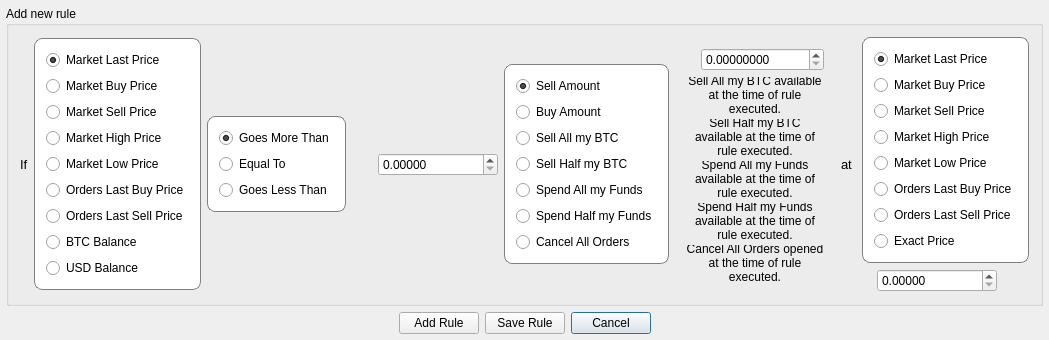
<?xml version="1.0" encoding="UTF-8"?>
<ui version="4.0">
 <class>AddRuleWindow</class>
 <widget class="QDialog" name="AddRuleWindow">
  <property name="windowModality">
   <enum>Qt::ApplicationModal</enum>
  </property>
  <property name="geometry">
   <rect>
    <x>0</x>
    <y>0</y>
    <width>1024</width>
    <height>329</height>
   </rect>
  </property>
  <property name="windowTitle">
   <string>Qt Bitcoin Trader</string>
  </property>
  <property name="sizeGripEnabled">
   <bool>false</bool>
  </property>
  <property name="modal">
   <bool>true</bool>
  </property>
  <layout class="QGridLayout" name="gridLayout_4">
   <property name="margin">
    <number>6</number>
   </property>
   <item row="1" column="3">
    <widget class="QPushButton" name="buttonCancel">
     <property name="accessibleName">
      <string>TRCANCEL</string>
     </property>
     <property name="text">
      <string>Cancel</string>
     </property>
    </widget>
   </item>
   <item row="1" column="4">
    <spacer name="horizontalSpacer_2">
     <property name="orientation">
      <enum>Qt::Horizontal</enum>
     </property>
     <property name="sizeHint" stdset="0">
      <size>
       <width>40</width>
       <height>20</height>
      </size>
     </property>
    </spacer>
   </item>
   <item row="1" column="1">
    <widget class="QPushButton" name="buttonAddRule">
     <property name="accessibleName">
      <string>ADD_RULE</string>
     </property>
     <property name="text">
      <string>Add Rule</string>
     </property>
    </widget>
   </item>
   <item row="1" column="0">
    <spacer name="horizontalSpacer">
     <property name="orientation">
      <enum>Qt::Horizontal</enum>
     </property>
     <property name="sizeHint" stdset="0">
      <size>
       <width>40</width>
       <height>20</height>
      </size>
     </property>
    </spacer>
   </item>
   <item row="0" column="0" colspan="5">
    <widget class="QGroupBox" name="addNewRuleGroupbox">
     <property name="accessibleName">
      <string>ADD_NEW_RULE</string>
     </property>
     <property name="title">
      <string>Add new rule</string>
     </property>
     <layout class="QGridLayout" name="gridLayout_3">
      <item row="0" column="1">
       <widget class="QGroupBox" name="groupBox">
        <property name="sizePolicy">
         <sizepolicy hsizetype="Expanding" vsizetype="Maximum">
          <horstretch>0</horstretch>
          <verstretch>0</verstretch>
         </sizepolicy>
        </property>
        <property name="styleSheet">
         <string notr="true">QGroupBox {background: white; border-radius: 8px; border: 1px solid gray;}</string>
        </property>
        <property name="title">
         <string/>
        </property>
        <layout class="QVBoxLayout" name="verticalLayout">
         <item>
          <widget class="QRadioButton" name="checkLastPrice">
           <property name="accessibleName">
            <string>TR00057</string>
           </property>
           <property name="text">
            <string>Market Last Price</string>
           </property>
           <property name="checked">
            <bool>true</bool>
           </property>
          </widget>
         </item>
         <item>
          <widget class="QRadioButton" name="checkMarketBuy">
           <property name="accessibleName">
            <string>TR00058</string>
           </property>
           <property name="text">
            <string>Market Buy Price</string>
           </property>
          </widget>
         </item>
         <item>
          <widget class="QRadioButton" name="checkMarketSell">
           <property name="accessibleName">
            <string>TR00059</string>
           </property>
           <property name="text">
            <string>Market Sell Price</string>
           </property>
          </widget>
         </item>
         <item>
          <widget class="QRadioButton" name="checkMarketHigh">
           <property name="accessibleName">
            <string>TR00060</string>
           </property>
           <property name="text">
            <string>Market High Price</string>
           </property>
          </widget>
         </item>
         <item>
          <widget class="QRadioButton" name="checkMarketLow">
           <property name="accessibleName">
            <string>TR00061</string>
           </property>
           <property name="text">
            <string>Market Low Price</string>
           </property>
          </widget>
         </item>
         <item>
          <widget class="QRadioButton" name="checkOrdersLastBuyPrice">
           <property name="accessibleName">
            <string>TR00062</string>
           </property>
           <property name="text">
            <string>Orders Last Buy Price</string>
           </property>
          </widget>
         </item>
         <item>
          <widget class="QRadioButton" name="checkOrdersLastSellPrice">
           <property name="accessibleName">
            <string>TR00063</string>
           </property>
           <property name="text">
            <string>Orders Last Sell Price</string>
           </property>
          </widget>
         </item>
         <item>
          <widget class="QRadioButton" name="checkBtcBalance">
           <property name="accessibleName">
            <string/>
           </property>
           <property name="text">
            <string>BTC Balance</string>
           </property>
          </widget>
         </item>
         <item>
          <widget class="QRadioButton" name="checkUsdBalance">
           <property name="accessibleName">
            <string/>
           </property>
           <property name="text">
            <string>USD Balance</string>
           </property>
          </widget>
         </item>
        </layout>
       </widget>
      </item>
      <item row="0" column="2">
       <widget class="QGroupBox" name="groupBox_3">
        <property name="sizePolicy">
         <sizepolicy hsizetype="Expanding" vsizetype="Maximum">
          <horstretch>0</horstretch>
          <verstretch>0</verstretch>
         </sizepolicy>
        </property>
        <property name="styleSheet">
         <string notr="true">QGroupBox {background: white; border-radius: 8px; border: 1px solid gray;}</string>
        </property>
        <property name="title">
         <string/>
        </property>
        <layout class="QVBoxLayout" name="verticalLayout_2">
         <item>
          <widget class="QRadioButton" name="checkGoesAbove">
           <property name="accessibleName">
            <string>TR00065</string>
           </property>
           <property name="text">
            <string>Goes More Than</string>
           </property>
           <property name="checked">
            <bool>true</bool>
           </property>
          </widget>
         </item>
         <item>
          <widget class="QRadioButton" name="checkEqual">
           <property name="accessibleName">
            <string>TR00066</string>
           </property>
           <property name="text">
            <string>Equal To</string>
           </property>
          </widget>
         </item>
         <item>
          <widget class="QRadioButton" name="checkGoesBelow">
           <property name="accessibleName">
            <string>TR00067</string>
           </property>
           <property name="text">
            <string>Goes Less Than</string>
           </property>
          </widget>
         </item>
        </layout>
       </widget>
      </item>
      <item row="0" column="5">
       <widget class="QWidget" name="widget" native="true">
        <property name="sizePolicy">
         <sizepolicy hsizetype="Expanding" vsizetype="Expanding">
          <horstretch>0</horstretch>
          <verstretch>0</verstretch>
         </sizepolicy>
        </property>
        <property name="minimumSize">
         <size>
          <width>160</width>
          <height>0</height>
         </size>
        </property>
        <property name="maximumSize">
         <size>
          <width>16777215</width>
          <height>16777215</height>
         </size>
        </property>
        <property name="styleSheet">
         <string notr="true"/>
        </property>
        <layout class="QGridLayout" name="gridLayout">
         <item row="0" column="0">
          <widget class="QLabel" name="btcLabel">
           <property name="sizePolicy">
            <sizepolicy hsizetype="Maximum" vsizetype="Preferred">
             <horstretch>0</horstretch>
             <verstretch>0</verstretch>
            </sizepolicy>
           </property>
           <property name="font">
            <font>
             <pointsize>11</pointsize>
             <weight>50</weight>
             <bold>false</bold>
            </font>
           </property>
           <property name="accessibleDescription">
            <string>BTC_ICON</string>
           </property>
           <property name="styleSheet">
            <string notr="true">color: #996515</string>
           </property>
           <property name="text">
            <string/>
           </property>
           <property name="alignment">
            <set>Qt::AlignCenter</set>
           </property>
          </widget>
         </item>
         <item row="0" column="1">
          <widget class="QDoubleSpinBox" name="btcValue">
           <property name="sizePolicy">
            <sizepolicy hsizetype="Minimum" vsizetype="Fixed">
             <horstretch>0</horstretch>
             <verstretch>0</verstretch>
            </sizepolicy>
           </property>
           <property name="minimumSize">
            <size>
             <width>120</width>
             <height>0</height>
            </size>
           </property>
           <property name="accessibleName">
            <string>BTC</string>
           </property>
           <property name="accessibleDescription">
            <string>CAN_BE_ZERO</string>
           </property>
           <property name="prefix">
            <string/>
           </property>
           <property name="decimals">
            <number>8</number>
           </property>
           <property name="minimum">
            <double>0.000000000000000</double>
           </property>
           <property name="maximum">
            <double>999999999.000000000000000</double>
           </property>
           <property name="singleStep">
            <double>0.100000000000000</double>
           </property>
          </widget>
         </item>
         <item row="1" column="0" colspan="2">
          <widget class="QLabel" name="labelSellAll">
           <property name="sizePolicy">
            <sizepolicy hsizetype="Expanding" vsizetype="Preferred">
             <horstretch>0</horstretch>
             <verstretch>0</verstretch>
            </sizepolicy>
           </property>
           <property name="minimumSize">
            <size>
             <width>0</width>
             <height>0</height>
            </size>
           </property>
           <property name="maximumSize">
            <size>
             <width>150</width>
             <height>16777215</height>
            </size>
           </property>
           <property name="accessibleName">
            <string>TR00076</string>
           </property>
           <property name="text">
            <string>Sell All my BTC available at the time of rule executed.</string>
           </property>
           <property name="alignment">
            <set>Qt::AlignCenter</set>
           </property>
           <property name="wordWrap">
            <bool>true</bool>
           </property>
          </widget>
         </item>
         <item row="2" column="0" colspan="2">
          <widget class="QLabel" name="labelSellHalf">
           <property name="sizePolicy">
            <sizepolicy hsizetype="Expanding" vsizetype="Preferred">
             <horstretch>0</horstretch>
             <verstretch>0</verstretch>
            </sizepolicy>
           </property>
           <property name="minimumSize">
            <size>
             <width>0</width>
             <height>0</height>
            </size>
           </property>
           <property name="maximumSize">
            <size>
             <width>150</width>
             <height>16777215</height>
            </size>
           </property>
           <property name="accessibleName">
            <string>TR00077</string>
           </property>
           <property name="text">
            <string>Sell Half my BTC available at the time of rule executed.</string>
           </property>
           <property name="alignment">
            <set>Qt::AlignCenter</set>
           </property>
           <property name="wordWrap">
            <bool>true</bool>
           </property>
          </widget>
         </item>
         <item row="3" column="0" colspan="2">
          <widget class="QLabel" name="labelSpendAll">
           <property name="sizePolicy">
            <sizepolicy hsizetype="Expanding" vsizetype="Preferred">
             <horstretch>0</horstretch>
             <verstretch>0</verstretch>
            </sizepolicy>
           </property>
           <property name="minimumSize">
            <size>
             <width>0</width>
             <height>0</height>
            </size>
           </property>
           <property name="maximumSize">
            <size>
             <width>150</width>
             <height>16777215</height>
            </size>
           </property>
           <property name="accessibleName">
            <string>TR00078</string>
           </property>
           <property name="text">
            <string>Spend All my Funds available at the time of rule executed.</string>
           </property>
           <property name="alignment">
            <set>Qt::AlignCenter</set>
           </property>
           <property name="wordWrap">
            <bool>true</bool>
           </property>
          </widget>
         </item>
         <item row="4" column="0" colspan="2">
          <widget class="QLabel" name="labelSpendHalf">
           <property name="sizePolicy">
            <sizepolicy hsizetype="Expanding" vsizetype="Preferred">
             <horstretch>0</horstretch>
             <verstretch>0</verstretch>
            </sizepolicy>
           </property>
           <property name="minimumSize">
            <size>
             <width>0</width>
             <height>0</height>
            </size>
           </property>
           <property name="maximumSize">
            <size>
             <width>150</width>
             <height>16777215</height>
            </size>
           </property>
           <property name="accessibleName">
            <string>TR00079</string>
           </property>
           <property name="text">
            <string>Spend Half my Funds available at the time of rule executed.</string>
           </property>
           <property name="alignment">
            <set>Qt::AlignCenter</set>
           </property>
           <property name="wordWrap">
            <bool>true</bool>
           </property>
          </widget>
         </item>
         <item row="5" column="0" colspan="2">
          <widget class="QLabel" name="labelCancelAllOrders">
           <property name="sizePolicy">
            <sizepolicy hsizetype="Expanding" vsizetype="Preferred">
             <horstretch>0</horstretch>
             <verstretch>0</verstretch>
            </sizepolicy>
           </property>
           <property name="minimumSize">
            <size>
             <width>0</width>
             <height>0</height>
            </size>
           </property>
           <property name="maximumSize">
            <size>
             <width>150</width>
             <height>16777215</height>
            </size>
           </property>
           <property name="accessibleName">
            <string>TR00080</string>
           </property>
           <property name="text">
            <string>Cancel All Orders opened at the time of rule executed.</string>
           </property>
           <property name="alignment">
            <set>Qt::AlignCenter</set>
           </property>
           <property name="wordWrap">
            <bool>true</bool>
           </property>
          </widget>
         </item>
        </layout>
       </widget>
      </item>
      <item row="0" column="4">
       <widget class="QGroupBox" name="groupBox_2">
        <property name="sizePolicy">
         <sizepolicy hsizetype="Preferred" vsizetype="Maximum">
          <horstretch>0</horstretch>
          <verstretch>0</verstretch>
         </sizepolicy>
        </property>
        <property name="styleSheet">
         <string notr="true">QGroupBox {background: white; border-radius: 8px; border: 1px solid gray;}</string>
        </property>
        <property name="title">
         <string/>
        </property>
        <layout class="QVBoxLayout" name="verticalLayout_3">
         <item>
          <widget class="QRadioButton" name="checkSellAmount">
           <property name="sizePolicy">
            <sizepolicy hsizetype="Preferred" vsizetype="Fixed">
             <horstretch>0</horstretch>
             <verstretch>0</verstretch>
            </sizepolicy>
           </property>
           <property name="accessibleName">
            <string>TR00069</string>
           </property>
           <property name="text">
            <string>Sell Amount</string>
           </property>
           <property name="checked">
            <bool>true</bool>
           </property>
          </widget>
         </item>
         <item>
          <widget class="QRadioButton" name="checkBuyAmount">
           <property name="sizePolicy">
            <sizepolicy hsizetype="Preferred" vsizetype="Fixed">
             <horstretch>0</horstretch>
             <verstretch>0</verstretch>
            </sizepolicy>
           </property>
           <property name="accessibleName">
            <string>TR00070</string>
           </property>
           <property name="text">
            <string>Buy Amount</string>
           </property>
          </widget>
         </item>
         <item>
          <widget class="QRadioButton" name="checkSellAllIn">
           <property name="sizePolicy">
            <sizepolicy hsizetype="Preferred" vsizetype="Fixed">
             <horstretch>0</horstretch>
             <verstretch>0</verstretch>
            </sizepolicy>
           </property>
           <property name="accessibleName">
            <string>TR00071</string>
           </property>
           <property name="text">
            <string>Sell All my BTC</string>
           </property>
          </widget>
         </item>
         <item>
          <widget class="QRadioButton" name="checkSellHalfIn">
           <property name="sizePolicy">
            <sizepolicy hsizetype="Preferred" vsizetype="Fixed">
             <horstretch>0</horstretch>
             <verstretch>0</verstretch>
            </sizepolicy>
           </property>
           <property name="accessibleName">
            <string>TR00072</string>
           </property>
           <property name="text">
            <string>Sell Half my BTC</string>
           </property>
          </widget>
         </item>
         <item>
          <widget class="QRadioButton" name="checkBuyAllIn">
           <property name="sizePolicy">
            <sizepolicy hsizetype="Preferred" vsizetype="Fixed">
             <horstretch>0</horstretch>
             <verstretch>0</verstretch>
            </sizepolicy>
           </property>
           <property name="accessibleName">
            <string>TR00073</string>
           </property>
           <property name="text">
            <string>Spend All my Funds</string>
           </property>
          </widget>
         </item>
         <item>
          <widget class="QRadioButton" name="checkBuyHalfIn">
           <property name="sizePolicy">
            <sizepolicy hsizetype="Preferred" vsizetype="Fixed">
             <horstretch>0</horstretch>
             <verstretch>0</verstretch>
            </sizepolicy>
           </property>
           <property name="accessibleName">
            <string>TR00074</string>
           </property>
           <property name="text">
            <string>Spend Half my Funds</string>
           </property>
          </widget>
         </item>
         <item>
          <widget class="QRadioButton" name="checkCancelAllOrders">
           <property name="sizePolicy">
            <sizepolicy hsizetype="Preferred" vsizetype="Fixed">
             <horstretch>0</horstretch>
             <verstretch>0</verstretch>
            </sizepolicy>
           </property>
           <property name="accessibleName">
            <string>TR00075</string>
           </property>
           <property name="text">
            <string>Cancel All Orders</string>
           </property>
          </widget>
         </item>
        </layout>
       </widget>
      </item>
      <item row="0" column="0">
       <widget class="QLabel" name="label">
        <property name="sizePolicy">
         <sizepolicy hsizetype="Maximum" vsizetype="Maximum">
          <horstretch>0</horstretch>
          <verstretch>0</verstretch>
         </sizepolicy>
        </property>
        <property name="font">
         <font>
          <pointsize>10</pointsize>
          <weight>50</weight>
          <bold>false</bold>
         </font>
        </property>
        <property name="accessibleName">
         <string>TR00056</string>
        </property>
        <property name="text">
         <string>If</string>
        </property>
       </widget>
      </item>
      <item row="0" column="6">
       <widget class="QWidget" name="sellBack" native="true">
        <property name="sizePolicy">
         <sizepolicy hsizetype="Preferred" vsizetype="Maximum">
          <horstretch>0</horstretch>
          <verstretch>0</verstretch>
         </sizepolicy>
        </property>
        <layout class="QGridLayout" name="gridLayout_5">
         <property name="margin">
          <number>0</number>
         </property>
         <item row="0" column="0">
          <widget class="QLabel" name="label_4">
           <property name="sizePolicy">
            <sizepolicy hsizetype="Maximum" vsizetype="Maximum">
             <horstretch>0</horstretch>
             <verstretch>0</verstretch>
            </sizepolicy>
           </property>
           <property name="font">
            <font>
             <pointsize>10</pointsize>
             <weight>50</weight>
             <bold>false</bold>
            </font>
           </property>
           <property name="accessibleName">
            <string>TR00081</string>
           </property>
           <property name="styleSheet">
            <string notr="true">QLabel {color: black;} QLabel:disabled {color: gray;}</string>
           </property>
           <property name="text">
            <string>at </string>
           </property>
          </widget>
         </item>
         <item row="0" column="1">
          <layout class="QGridLayout" name="gridLayout_2">
           <item row="1" column="1">
            <widget class="QDoubleSpinBox" name="exactPriceValue">
             <property name="enabled">
              <bool>true</bool>
             </property>
             <property name="sizePolicy">
              <sizepolicy hsizetype="Minimum" vsizetype="Fixed">
               <horstretch>0</horstretch>
               <verstretch>0</verstretch>
              </sizepolicy>
             </property>
             <property name="minimumSize">
              <size>
               <width>120</width>
               <height>0</height>
              </size>
             </property>
             <property name="accessibleName">
              <string>PRICE</string>
             </property>
             <property name="accessibleDescription">
              <string>CAN_BE_ZERO</string>
             </property>
             <property name="styleSheet">
              <string notr="true"/>
             </property>
             <property name="prefix">
              <string/>
             </property>
             <property name="decimals">
              <number>5</number>
             </property>
             <property name="minimum">
              <double>0.000000000000000</double>
             </property>
             <property name="maximum">
              <double>999999999.000000000000000</double>
             </property>
             <property name="singleStep">
              <double>0.010000000000000</double>
             </property>
            </widget>
           </item>
           <item row="1" column="0">
            <widget class="QLabel" name="label_53">
             <property name="sizePolicy">
              <sizepolicy hsizetype="Maximum" vsizetype="Preferred">
               <horstretch>0</horstretch>
               <verstretch>0</verstretch>
              </sizepolicy>
             </property>
             <property name="font">
              <font>
               <pointsize>11</pointsize>
               <weight>50</weight>
               <bold>false</bold>
              </font>
             </property>
             <property name="accessibleDescription">
              <string>USD_ICON</string>
             </property>
             <property name="styleSheet">
              <string notr="true">color: darkgreen</string>
             </property>
             <property name="text">
              <string/>
             </property>
             <property name="alignment">
              <set>Qt::AlignCenter</set>
             </property>
            </widget>
           </item>
           <item row="1" column="2">
            <spacer name="horizontalSpacer_3">
             <property name="orientation">
              <enum>Qt::Horizontal</enum>
             </property>
             <property name="sizeHint" stdset="0">
              <size>
               <width>0</width>
               <height>0</height>
              </size>
             </property>
            </spacer>
           </item>
           <item row="0" column="0" colspan="3">
            <widget class="QGroupBox" name="groupBox_4">
             <property name="sizePolicy">
              <sizepolicy hsizetype="Expanding" vsizetype="Maximum">
               <horstretch>0</horstretch>
               <verstretch>0</verstretch>
              </sizepolicy>
             </property>
             <property name="styleSheet">
              <string notr="true">QGroupBox {background: white; border-radius: 8px; border: 1px solid gray;}</string>
             </property>
             <property name="title">
              <string/>
             </property>
             <layout class="QVBoxLayout" name="verticalLayout_4">
              <item>
               <widget class="QRadioButton" name="checkLastPrice_2">
                <property name="accessibleName">
                 <string>TR00057</string>
                </property>
                <property name="text">
                 <string>Market Last Price</string>
                </property>
                <property name="checked">
                 <bool>true</bool>
                </property>
               </widget>
              </item>
              <item>
               <widget class="QRadioButton" name="checkMarketBuy_2">
                <property name="accessibleName">
                 <string>TR00058</string>
                </property>
                <property name="text">
                 <string>Market Buy Price</string>
                </property>
               </widget>
              </item>
              <item>
               <widget class="QRadioButton" name="checkMarketSell_2">
                <property name="accessibleName">
                 <string>TR00059</string>
                </property>
                <property name="text">
                 <string>Market Sell Price</string>
                </property>
               </widget>
              </item>
              <item>
               <widget class="QRadioButton" name="checkMarketHigh_2">
                <property name="accessibleName">
                 <string>TR00060</string>
                </property>
                <property name="text">
                 <string>Market High Price</string>
                </property>
               </widget>
              </item>
              <item>
               <widget class="QRadioButton" name="checkMarketLow_2">
                <property name="accessibleName">
                 <string>TR00061</string>
                </property>
                <property name="text">
                 <string>Market Low Price</string>
                </property>
               </widget>
              </item>
              <item>
               <widget class="QRadioButton" name="checkOrdersLastBuyPrice_2">
                <property name="accessibleName">
                 <string>TR00062</string>
                </property>
                <property name="text">
                 <string>Orders Last Buy Price</string>
                </property>
               </widget>
              </item>
              <item>
               <widget class="QRadioButton" name="checkOrdersLastSellPrice_2">
                <property name="accessibleName">
                 <string>TR00063</string>
                </property>
                <property name="text">
                 <string>Orders Last Sell Price</string>
                </property>
               </widget>
              </item>
              <item>
               <widget class="QRadioButton" name="exactPrice">
                <property name="accessibleName">
                 <string>TR00082</string>
                </property>
                <property name="text">
                 <string>Exact Price</string>
                </property>
                <property name="checked">
                 <bool>false</bool>
                </property>
               </widget>
              </item>
             </layout>
            </widget>
           </item>
           <item row="2" column="1">
            <spacer name="verticalSpacer">
             <property name="orientation">
              <enum>Qt::Vertical</enum>
             </property>
             <property name="sizeType">
              <enum>QSizePolicy::Preferred</enum>
             </property>
             <property name="sizeHint" stdset="0">
              <size>
               <width>0</width>
               <height>0</height>
              </size>
             </property>
            </spacer>
           </item>
          </layout>
         </item>
        </layout>
       </widget>
      </item>
      <item row="0" column="3">
       <layout class="QHBoxLayout" name="horizontalLayout">
        <property name="spacing">
         <number>4</number>
        </property>
        <property name="sizeConstraint">
         <enum>QLayout::SetDefaultConstraint</enum>
        </property>
        <item>
         <widget class="QLabel" name="priceBtcIcon">
          <property name="sizePolicy">
           <sizepolicy hsizetype="Maximum" vsizetype="Maximum">
            <horstretch>0</horstretch>
            <verstretch>0</verstretch>
           </sizepolicy>
          </property>
          <property name="font">
           <font>
            <pointsize>11</pointsize>
            <weight>50</weight>
            <bold>false</bold>
           </font>
          </property>
          <property name="accessibleDescription">
           <string>BTC_ICON</string>
          </property>
          <property name="styleSheet">
           <string notr="true">color: #996515</string>
          </property>
          <property name="text">
           <string/>
          </property>
          <property name="alignment">
           <set>Qt::AlignCenter</set>
          </property>
         </widget>
        </item>
        <item>
         <widget class="QLabel" name="priceUsdIcon">
          <property name="sizePolicy">
           <sizepolicy hsizetype="Maximum" vsizetype="Maximum">
            <horstretch>0</horstretch>
            <verstretch>0</verstretch>
           </sizepolicy>
          </property>
          <property name="font">
           <font>
            <pointsize>11</pointsize>
            <weight>50</weight>
            <bold>false</bold>
           </font>
          </property>
          <property name="accessibleDescription">
           <string>USD_ICON</string>
          </property>
          <property name="styleSheet">
           <string notr="true">color: #996515</string>
          </property>
          <property name="text">
           <string/>
          </property>
          <property name="alignment">
           <set>Qt::AlignCenter</set>
          </property>
         </widget>
        </item>
        <item>
         <widget class="QDoubleSpinBox" name="thanValue">
          <property name="sizePolicy">
           <sizepolicy hsizetype="Minimum" vsizetype="Fixed">
            <horstretch>0</horstretch>
            <verstretch>0</verstretch>
           </sizepolicy>
          </property>
          <property name="minimumSize">
           <size>
            <width>120</width>
            <height>0</height>
           </size>
          </property>
          <property name="accessibleName">
           <string/>
          </property>
          <property name="accessibleDescription">
           <string/>
          </property>
          <property name="prefix">
           <string/>
          </property>
          <property name="decimals">
           <number>5</number>
          </property>
          <property name="minimum">
           <double>0.000000000000000</double>
          </property>
          <property name="maximum">
           <double>999999999.000000000000000</double>
          </property>
          <property name="singleStep">
           <double>0.010000000000000</double>
          </property>
         </widget>
        </item>
       </layout>
      </item>
     </layout>
    </widget>
   </item>
   <item row="1" column="2">
    <widget class="QPushButton" name="buttonSaveRule">
     <property name="accessibleName">
      <string>SAVE_RULE</string>
     </property>
     <property name="text">
      <string>Save Rule</string>
     </property>
    </widget>
   </item>
  </layout>
 </widget>
 <layoutdefault spacing="6" margin="11"/>
 <tabstops>
  <tabstop>checkLastPrice</tabstop>
  <tabstop>checkMarketBuy</tabstop>
  <tabstop>checkMarketSell</tabstop>
  <tabstop>checkMarketHigh</tabstop>
  <tabstop>checkMarketLow</tabstop>
  <tabstop>checkOrdersLastBuyPrice</tabstop>
  <tabstop>checkOrdersLastSellPrice</tabstop>
  <tabstop>checkGoesAbove</tabstop>
  <tabstop>checkGoesBelow</tabstop>
  <tabstop>thanValue</tabstop>
  <tabstop>checkSellAmount</tabstop>
  <tabstop>checkBuyAmount</tabstop>
  <tabstop>checkSellAllIn</tabstop>
  <tabstop>checkSellHalfIn</tabstop>
  <tabstop>checkBuyAllIn</tabstop>
  <tabstop>checkBuyHalfIn</tabstop>
  <tabstop>checkCancelAllOrders</tabstop>
  <tabstop>btcValue</tabstop>
  <tabstop>buttonAddRule</tabstop>
  <tabstop>buttonCancel</tabstop>
 </tabstops>
 <resources/>
 <connections>
  <connection>
   <sender>buttonCancel</sender>
   <signal>clicked()</signal>
   <receiver>AddRuleWindow</receiver>
   <slot>reject()</slot>
   <hints>
    <hint type="sourcelabel">
     <x>588</x>
     <y>322</y>
    </hint>
    <hint type="destinationlabel">
     <x>433</x>
     <y>236</y>
    </hint>
   </hints>
  </connection>
  <connection>
   <sender>buttonAddRule</sender>
   <signal>clicked()</signal>
   <receiver>AddRuleWindow</receiver>
   <slot>buttonAddRule()</slot>
   <hints>
    <hint type="sourcelabel">
     <x>426</x>
     <y>322</y>
    </hint>
    <hint type="destinationlabel">
     <x>304</x>
     <y>236</y>
    </hint>
   </hints>
  </connection>
  <connection>
   <sender>checkSellAmount</sender>
   <signal>toggled(bool)</signal>
   <receiver>AddRuleWindow</receiver>
   <slot>amountChanged()</slot>
   <hints>
    <hint type="sourcelabel">
     <x>582</x>
     <y>95</y>
    </hint>
    <hint type="destinationlabel">
     <x>580</x>
     <y>0</y>
    </hint>
   </hints>
  </connection>
  <connection>
   <sender>checkBuyAmount</sender>
   <signal>toggled(bool)</signal>
   <receiver>AddRuleWindow</receiver>
   <slot>amountChanged()</slot>
   <hints>
    <hint type="sourcelabel">
     <x>582</x>
     <y>118</y>
    </hint>
    <hint type="destinationlabel">
     <x>551</x>
     <y>0</y>
    </hint>
   </hints>
  </connection>
  <connection>
   <sender>checkSellAllIn</sender>
   <signal>toggled(bool)</signal>
   <receiver>AddRuleWindow</receiver>
   <slot>amountChanged()</slot>
   <hints>
    <hint type="sourcelabel">
     <x>582</x>
     <y>141</y>
    </hint>
    <hint type="destinationlabel">
     <x>552</x>
     <y>0</y>
    </hint>
   </hints>
  </connection>
  <connection>
   <sender>checkSellHalfIn</sender>
   <signal>toggled(bool)</signal>
   <receiver>AddRuleWindow</receiver>
   <slot>amountChanged()</slot>
   <hints>
    <hint type="sourcelabel">
     <x>582</x>
     <y>164</y>
    </hint>
    <hint type="destinationlabel">
     <x>627</x>
     <y>0</y>
    </hint>
   </hints>
  </connection>
  <connection>
   <sender>checkBuyAllIn</sender>
   <signal>toggled(bool)</signal>
   <receiver>AddRuleWindow</receiver>
   <slot>amountChanged()</slot>
   <hints>
    <hint type="sourcelabel">
     <x>582</x>
     <y>187</y>
    </hint>
    <hint type="destinationlabel">
     <x>646</x>
     <y>0</y>
    </hint>
   </hints>
  </connection>
  <connection>
   <sender>checkBuyHalfIn</sender>
   <signal>toggled(bool)</signal>
   <receiver>AddRuleWindow</receiver>
   <slot>amountChanged()</slot>
   <hints>
    <hint type="sourcelabel">
     <x>582</x>
     <y>210</y>
    </hint>
    <hint type="destinationlabel">
     <x>516</x>
     <y>0</y>
    </hint>
   </hints>
  </connection>
  <connection>
   <sender>checkCancelAllOrders</sender>
   <signal>toggled(bool)</signal>
   <receiver>AddRuleWindow</receiver>
   <slot>amountChanged()</slot>
   <hints>
    <hint type="sourcelabel">
     <x>582</x>
     <y>233</y>
    </hint>
    <hint type="destinationlabel">
     <x>634</x>
     <y>0</y>
    </hint>
   </hints>
  </connection>
  <connection>
   <sender>exactPrice</sender>
   <signal>toggled(bool)</signal>
   <receiver>exactPriceValue</receiver>
   <slot>setVisible(bool)</slot>
   <hints>
    <hint type="sourcelabel">
     <x>913</x>
     <y>240</y>
    </hint>
    <hint type="destinationlabel">
     <x>910</x>
     <y>276</y>
    </hint>
   </hints>
  </connection>
  <connection>
   <sender>exactPrice</sender>
   <signal>toggled(bool)</signal>
   <receiver>label_53</receiver>
   <slot>setVisible(bool)</slot>
   <hints>
    <hint type="sourcelabel">
     <x>913</x>
     <y>240</y>
    </hint>
    <hint type="destinationlabel">
     <x>793</x>
     <y>276</y>
    </hint>
   </hints>
  </connection>
  <connection>
   <sender>checkCancelAllOrders</sender>
   <signal>toggled(bool)</signal>
   <receiver>AddRuleWindow</receiver>
   <slot>setOrdersBackInvisible(bool)</slot>
   <hints>
    <hint type="sourcelabel">
     <x>582</x>
     <y>233</y>
    </hint>
    <hint type="destinationlabel">
     <x>708</x>
     <y>371</y>
    </hint>
   </hints>
  </connection>
  <connection>
   <sender>buttonSaveRule</sender>
   <signal>clicked()</signal>
   <receiver>AddRuleWindow</receiver>
   <slot>buttonAddRule()</slot>
   <hints>
    <hint type="sourcelabel">
     <x>476</x>
     <y>317</y>
    </hint>
    <hint type="destinationlabel">
     <x>474</x>
     <y>374</y>
    </hint>
   </hints>
  </connection>
  <connection>
   <sender>checkLastPrice</sender>
   <signal>toggled(bool)</signal>
   <receiver>AddRuleWindow</receiver>
   <slot>ifChanged(bool)</slot>
   <hints>
    <hint type="sourcelabel">
     <x>103</x>
     <y>59</y>
    </hint>
    <hint type="destinationlabel">
     <x>135</x>
     <y>-21</y>
    </hint>
   </hints>
  </connection>
  <connection>
   <sender>checkMarketBuy</sender>
   <signal>toggled(bool)</signal>
   <receiver>AddRuleWindow</receiver>
   <slot>ifChanged(bool)</slot>
   <hints>
    <hint type="sourcelabel">
     <x>143</x>
     <y>87</y>
    </hint>
    <hint type="destinationlabel">
     <x>155</x>
     <y>-61</y>
    </hint>
   </hints>
  </connection>
  <connection>
   <sender>checkMarketSell</sender>
   <signal>toggled(bool)</signal>
   <receiver>AddRuleWindow</receiver>
   <slot>ifChanged(bool)</slot>
   <hints>
    <hint type="sourcelabel">
     <x>123</x>
     <y>115</y>
    </hint>
    <hint type="destinationlabel">
     <x>182</x>
     <y>-12</y>
    </hint>
   </hints>
  </connection>
  <connection>
   <sender>checkMarketHigh</sender>
   <signal>toggled(bool)</signal>
   <receiver>AddRuleWindow</receiver>
   <slot>ifChanged(bool)</slot>
   <hints>
    <hint type="sourcelabel">
     <x>76</x>
     <y>135</y>
    </hint>
    <hint type="destinationlabel">
     <x>93</x>
     <y>-30</y>
    </hint>
   </hints>
  </connection>
  <connection>
   <sender>checkMarketLow</sender>
   <signal>toggled(bool)</signal>
   <receiver>AddRuleWindow</receiver>
   <slot>ifChanged(bool)</slot>
   <hints>
    <hint type="sourcelabel">
     <x>137</x>
     <y>159</y>
    </hint>
    <hint type="destinationlabel">
     <x>45</x>
     <y>-21</y>
    </hint>
   </hints>
  </connection>
  <connection>
   <sender>checkOrdersLastBuyPrice</sender>
   <signal>toggled(bool)</signal>
   <receiver>AddRuleWindow</receiver>
   <slot>ifChanged(bool)</slot>
   <hints>
    <hint type="sourcelabel">
     <x>131</x>
     <y>176</y>
    </hint>
    <hint type="destinationlabel">
     <x>262</x>
     <y>-49</y>
    </hint>
   </hints>
  </connection>
  <connection>
   <sender>checkOrdersLastSellPrice</sender>
   <signal>toggled(bool)</signal>
   <receiver>AddRuleWindow</receiver>
   <slot>ifChanged(bool)</slot>
   <hints>
    <hint type="sourcelabel">
     <x>104</x>
     <y>199</y>
    </hint>
    <hint type="destinationlabel">
     <x>235</x>
     <y>-78</y>
    </hint>
   </hints>
  </connection>
  <connection>
   <sender>checkBtcBalance</sender>
   <signal>toggled(bool)</signal>
   <receiver>AddRuleWindow</receiver>
   <slot>ifChanged(bool)</slot>
   <hints>
    <hint type="sourcelabel">
     <x>71</x>
     <y>227</y>
    </hint>
    <hint type="destinationlabel">
     <x>246</x>
     <y>-41</y>
    </hint>
   </hints>
  </connection>
  <connection>
   <sender>checkUsdBalance</sender>
   <signal>toggled(bool)</signal>
   <receiver>AddRuleWindow</receiver>
   <slot>ifChanged(bool)</slot>
   <hints>
    <hint type="sourcelabel">
     <x>89</x>
     <y>250</y>
    </hint>
    <hint type="destinationlabel">
     <x>230</x>
     <y>-30</y>
    </hint>
   </hints>
  </connection>
 </connections>
 <slots>
  <slot>buttonAddRule()</slot>
  <slot>amountChanged()</slot>
  <slot>setOrdersBackInvisible(bool)</slot>
  <slot>ifChanged(bool)</slot>
 </slots>
</ui>
